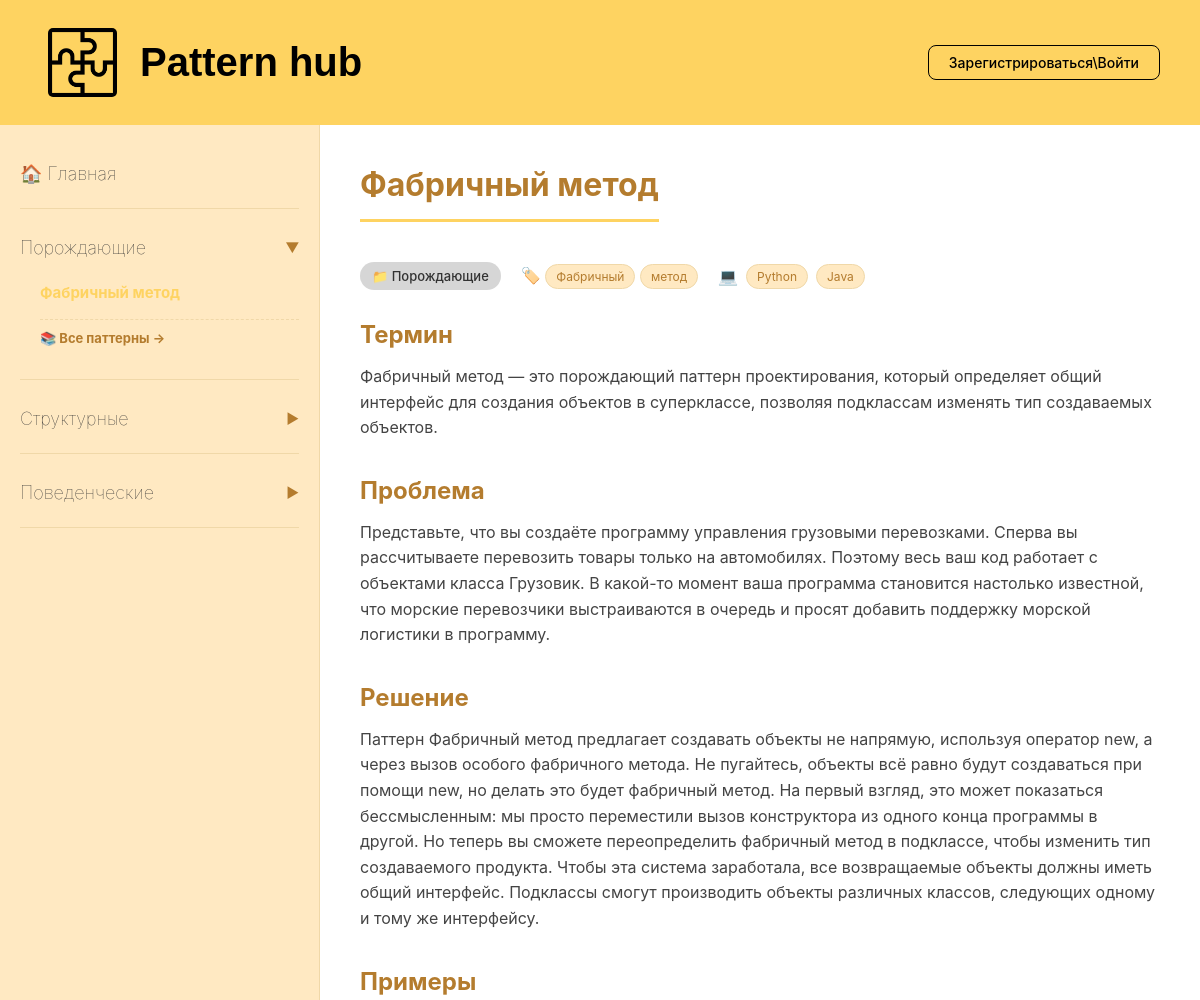
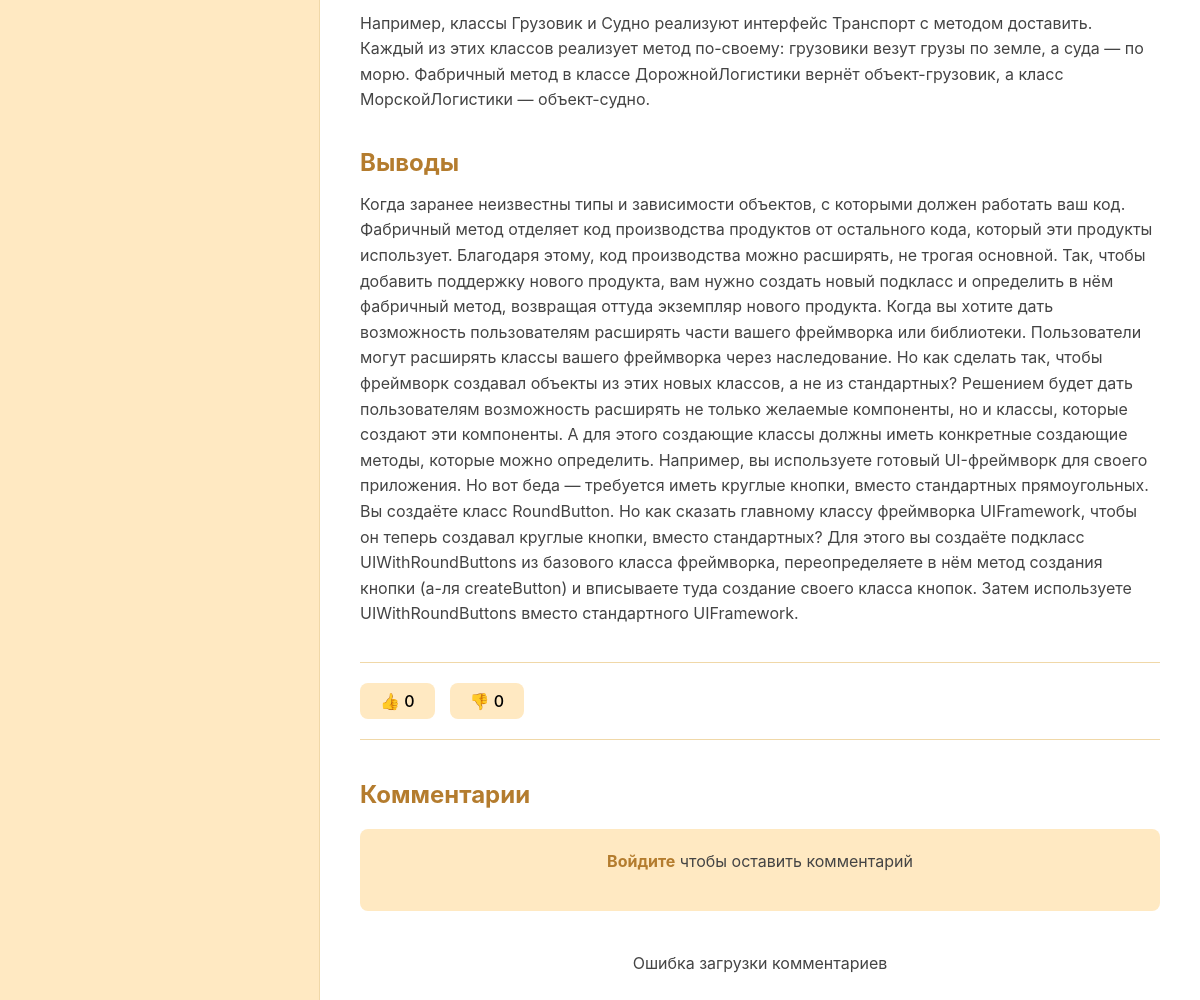
Screenshot of /pattern/4/ with the database file from the repository (2 pictures, top to bottom).
### main/models.py (models this page shows)
class Categories(models.Model):
    id = models.AutoField(primary_key=True)
    title = models.CharField(max_length=45, blank=True, null=True, unique=True)
    class Meta:
        db_table = 'categories'

class Patterns(models.Model):
    id = models.AutoField(primary_key=True)
    title = models.CharField(max_length=45)
    categories = models.ForeignKey(Categories, on_delete=models.DO_NOTHING, db_column='categories_id')
    term = models.TextField()
    problem = models.TextField()
    solution = models.TextField()
    examples = models.TextField()
    consclusions = models.TextField()
    tags = models.ManyToManyField(Tags, blank=True)
    stacks = models.ManyToManyField(Stacks, blank=True)
    class Meta:
        db_table = 'patterns'
        unique_together = (('id', 'categories'),)

class Tags(models.Model):
    id = models.AutoField(primary_key=True)
    name = models.CharField(max_length=45, blank=True, null=True)
    class Meta:
        db_table = 'tags'

class Stacks(models.Model):
    id = models.AutoField(primary_key=True)
    name = models.CharField(max_length=45, blank=True, null=True)
    class Meta:
        db_table = 'stacks'

class Ratings(models.Model):
    id = models.AutoField(primary_key=True)
    patterns = models.ForeignKey(Patterns, on_delete=models.DO_NOTHING, db_column='patterns_id')
    likes = models.IntegerField(blank=True, null=True)
    dislikes = models.IntegerField(blank=True, null=True)
    class Meta:
        db_table = 'ratings'
        unique_together = (('id', 'patterns'),)

### main/views.py (the view)
# urls.py: path('pattern/<int:id>/', views.pattern_detail, name='pattern_detail'),
def pattern_detail(request, id):
    categories = Categories.objects.all()
    patterns = Patterns.objects.all()
    pattern = get_object_or_404(Patterns, id=id)
    raitng = Ratings.objects.get(patterns=pattern)
    data = {
            "pattern": pattern,
            "raitng": raitng,
            "categories": categories,
            "patterns":patterns
        }
    return render(request, 'test/main/forms/pattern_detail.html', data)

### templates/test/main/forms/pattern_detail.html (shortened to what this page needs)
{% extends "test/main/index.html" %}
{% load static %}
{% block content %}
<div class="article-header">
    <h1>{{ pattern.title }}</h1>
    <div class="pattern-meta">
        {% if pattern.categories %}
        <span class="meta-category">
            📁 {{ pattern.categories.title }}
        </span>
        {% endif %}
        {% if pattern.tags.all %}
        <div class="meta-tags">
            🏷️
            {% for tag in pattern.tags.all %}
            <span class="tag">{{ tag.name }}</span>
            {% endfor %}
        </div>
        {% endif %}
        {% if pattern.stacks.all %}
        <div class="meta-stacks">
            💻
            {% for stack in pattern.stacks.all %}
            <span class="stack">{{ stack.name }}</span>
            {% endfor %}
        </div>
        {% endif %}
    </div>
</div>
<div class="article-content">
    <section>
        <h2>Термин</h2>
        <p>{{ pattern.term }}</p>
    </section>
    <section>
        <h2>Проблема</h2>
        <p>{{ pattern.problem }}</p>
    </section>
    <section>
        <h2>Решение</h2>
        <p>{{ pattern.solution }}</p>
    </section>
    <section>
        <h2>Примеры</h2>
        <p>{{ pattern.examples }}</p>
    </section>
    <section>
        <h2>Выводы</h2>
        <p>{{ pattern.consclusions }}</p>
    </section>
    <div class="rating-section">
        <button class="like-btn" data-pattern-id="{{ pattern.id }}">
            👍 <span class="likes-count">{{ raitng.likes|default:0 }}</span>
        </button>
        <button class="dislike-btn" data-pattern-id="{{ pattern.id }}">
            👎 <span class="dislikes-count">{{ raitng.dislikes|default:0 }}</span>
        </button>
    </div>
    <div class="comments-section">
        <h3>Комментарии</h3>
        {% if user.is_authenticated %}
        <div class="comment-form-container">
            <h4>Добавить комментарий</h4>
            <form id="comment-form" data-pattern-id="{{ pattern.id }}">
                {% csrf_token %}
                <textarea name="comment" placeholder="Напишите комментарий..." required></textarea>
                <button type="submit" class="btn-submit">Отправить</button>
            </form>
        </div>
        {% else %}
        <div class="login-to-comment">
            <p><a href="{% url 'login' %}">Войдите</a> чтобы оставить комментарий</p>
        </div>
        {% endif %}
        <div id="comments-list" class="comments-list">
        </div>
    </div>
</div>
{% endblock %}

### templates/test/main/index.html (shortened to what this page needs)
{% load static %}
<!DOCTYPE html>
<html lang="ru">
<head>
    <link rel="stylesheet" href="{% static 'main/style.css' %}">
</head>
<body>
    <div class="wrapper">
        <header class="header">
            <div class="header-content">
                <div class="logo-area">
                    <img src="{% static 'images/logo.png' %}" alt="Logo" class="logo" onerror="this.style.display='none'">
                    <h1 class="Logo-title">Pattern hub</h1>
                </div>
                <div class="auth-buttons">
                    {% if user.is_authenticated %}
                        <div class="user-info">
                            <span onclick="window.location = '/profile';" class="username">{{ user.username }}</span>
                        </div>
                    {% else %}
                        <a href="{% url 'login_' %}" class="auth-btn register">Зарегистрироваться\Войти</a>
                    {% endif %}
                </div>
            </div>
        </header>
        <div class="main-content">
            <aside class="sidebar">
                <nav class="sidebar-nav">
                    <div class="nav-item">
                        <a href="{% url 'index' %}" class="nav-header no-arrow">
                            <span class="nav-title">🏠 Главная</span>
                        </a>
                    </div>
                    {% for category in categories %}
                    <div class="nav-item" data-category-id="{{ category.id }}">
                        <div class="nav-header" onclick="toggleSubmenu(this)">
                            <span class="nav-title">{{ category.title }}</span>
                            <span class="arrow">▶</span>
                        </div>
                        <ul class="sub-nav">
                            {% for pattern in patterns %}
                                {% if pattern.categories.id == category.id %}
                                    <li><a href="{% url 'pattern_detail' pattern.id %}">{{ pattern.title }}</a></li>
                                {% endif %}
                            {% endfor %}
                            <li class="view-all">
                                <a href="{% url 'catalog' category.title %}" class="view-all-link">📚 Все паттерны →</a>
                            </li>
                        </ul>
                    </div>
                    {% endfor %}
                </nav>
            </aside>
            <main class="content">
                {% block content %}
                {% endblock %}
            </main>
        </div>
    </div>
</body>
</html>

### main/static/main/style.css (style rules this page uses)
* { margin: 0; padding: 0; box-sizing: border-box; font-family: -apple-system, BlinkMacSystemFont, 'Segoe UI', Roboto, Arial, sans-serif; }
body { min-height: 100vh; background: white; }
.wrapper { min-height: 100vh; display: flex; flex-direction: column; }
.header { background: #FED361; padding: 20px 40px; box-shadow: 0 2px 10px rgba(0, 0, 0, 0.05); }
.header-content { display: flex; justify-content: space-between; align-items: center; width: 100%; }
.logo-area { display: flex; align-items: center; gap: 15px; }
.logo { width: 85px; height: 85px; object-fit: contain; border-radius: 13px; padding: 8px; }
.Logo-title { color: #000; font-size: 40px; font-family: Arial, Helvetica, sans-serif; }
.header { color: white; font-size: 24px; font-weight: 600; margin: 0; }
.auth-buttons { display: flex; gap: 12px; }
.auth-btn { padding: 8px 20px; border-radius: 8px; font-size: 14px; font-weight: 500; text-decoration: none; transition: all 0.3s ease; cursor: pointer; }
.auth-btn.register { background: transparent; color: #000; border: 1px solid rgb(0, 0, 0); }
.main-content { display: flex; flex: 1; }
.sidebar { width: 320px; background: #FFE9C2; padding: 30px 20px; border-right: 1px solid #f0d8a8; }
.sidebar-nav { display: flex; flex-direction: column; gap: 20px; }
.nav-item { border-bottom: 1px solid #f0d8a8; padding-bottom: 16px; }
.nav-header { display: flex; justify-content: space-between; align-items: center; cursor: pointer; padding: 8px 0; transition: all 0.3s ease; }
.nav-title { font-size: 18px; font-weight: 70; color: #333; transition: color 0.3s ease; }
.arrow { font-size: 14px; color: #B47C2E; transition: transform 0.3s ease; }
.sub-nav { list-style: none; padding-left: 20px; margin-top: 12px; display: none; }
.sub-nav li { margin-bottom: 12px; }
.sub-nav li a { text-decoration: none; color: #555; font-size: 15px; font-weight: 500; transition: all 0.3s ease; display: block; padding: 5px 0; }
.nav-header.no-arrow { cursor: pointer; justify-content: flex-start; gap: 10px; text-decoration: none; }
.nav-header.no-arrow .nav-title { color: #333; }
.content { flex: 1; padding: 40px; background: white; }
.article-header h1 { font-size: 36px; color: #333; margin-bottom: 32px; padding-bottom: 16px; border-bottom: 3px solid #FED361; display: inline-block; }
.article-content section { margin-bottom: 40px; }
.article-content h2 { font-size: 28px; color: #B47C2E; margin-bottom: 16px; }
.article-content p { font-size: 18px; line-height: 1.6; color: #444; margin-bottom: 16px; }

### templates/test/main/forms/pattern_detail.html (style rules this page uses)
.article-header h1 { font-size: 32px; color: #B47C2E; margin-bottom: 20px; padding-bottom: 15px; border-bottom: 3px solid #FED361; display: inline-block; }
.pattern-meta { margin: 20px 0 30px 0; display: flex; flex-wrap: wrap; gap: 20px; align-items: center; }
.meta-category { display: inline-flex; align-items: center; gap: 5px; background: #a8a8a879; padding: 6px 12px; border-radius: 20px; font-size: 13px; font-weight: 500; color: #333; }
.meta-categories .meta-tags, .meta-stacks { display: inline-flex; align-items: center; gap: 8px; flex-wrap: wrap; }
.tag, .stack { display: inline-block; background: #FFE9C2; padding: 4px 10px; border-radius: 15px; font-size: 12px; color: #B47C2E; border: 1px solid #f0d8a8; }
.article-content section { margin-bottom: 35px; }
.article-content h2 { font-size: 24px; color: #B47C2E; margin-bottom: 15px; }
.article-content p { font-size: 16px; line-height: 1.6; color: #444; }
.rating-section { display: flex; gap: 15px; margin: 30px 0; padding: 20px 0; border-top: 1px solid #f0d8a8; border-bottom: 1px solid #f0d8a8; }
.like-btn, .dislike-btn { padding: 8px 20px; border: none; border-radius: 8px; cursor: pointer; font-size: 16px; font-weight: 500; transition: all 0.2s ease; background: #FFE9C2; }
.comments-section { margin-top: 40px; }
.comments-section h3 { font-size: 24px; color: #B47C2E; margin-bottom: 20px; }
.comments-list { margin-bottom: 30px; }
.login-to-comment { text-align: center; padding: 20px; background: #FFE9C2; border-radius: 8px; margin-bottom: 20px; }
.login-to-comment a { color: #B47C2E; text-decoration: none; font-weight: bold; }

### templates/test/main/index.html (style rules this page uses)
.sidebar { display: flex; flex-direction: column; justify-content: space-between; }
.sidebar-nav { flex: 1; }
.view-all { margin-top: 8px; padding-top: 5px; border-top: 1px dashed #f0d8a8; }
.view-all-link { color: #B47C2E !important; font-weight: bold !important; font-size: 13px !important; }

### rows the page displays
Categories: title "Порождающие"
Patterns: title "Фабричный метод", categories "Порождающие", term "Фабричный метод — это порождающий паттерн проектирования, который определяет общий интерфейс для создания объектов в суперклассе, позволяя подклассам изменять тип создаваемых объектов.", problem "Представьте, что вы создаёте программу управления грузовыми перевозками. Сперва вы рассчитываете перевозить товары только на автомобилях. Поэтому весь ваш код работает с объектами класса Грузовик. В какой-то момент ваша программа становится настолько известной, что морские перевозчики выстраиваются в очередь и просят добавить поддержку морской логистики в программу.", solution "Паттерн Фабричный метод предлагает создавать объекты не напрямую, используя оператор new, а через вызов особого фабричного метода. Не пугайтесь, объекты всё равно будут создаваться при помощи new, но делать это будет фабричный метод. На первый взгляд, это может показаться бессмысленным: мы просто переместили вызов конструктора из одного конца программы в другой. Но теперь вы сможете переопределить фабричный метод в подклассе, чтобы изменить тип создаваемого продукта. Чтобы эта система заработала, все возвращаемые объекты должны иметь общий интерфейс. Подклассы смогут производить объекты различных классов, следующих одному и тому же интерфейсу.", examples "Например, классы Грузовик и Судно реализуют интерфейс Транспорт с методом доставить. Каждый из этих классов реализует метод по-своему: грузовики везут грузы по земле, а суда — по морю. Фабричный метод в классе ДорожнойЛогистики вернёт объект-грузовик, а класс МорскойЛогистики — объект-судно.", consclusions "Когда заранее неизвестны типы и зависимости объектов, с которыми должен работать ваш код. Фабричный метод отделяет код производства продуктов от остального кода, который эти продукты использует. Благодаря этому, код производства можно расширять, не трогая основной. Так, чтобы добавить поддержку нового продукта, вам нужно создать новый подкласс и определить в нём фабричный метод, возвращая оттуда экземпляр нового продукта. Когда вы хотите дать возможность пользователям расширять части вашего фреймворка или библиотеки. Пользователи могут расширять классы вашего фреймворка через наследование. Но как сделать так, чтобы фреймворк создавал объекты из этих новых классов, а не из стандартных?…"
Categories: title "Структурные"
Categories: title "Поведенческие"
Tags: name "Фабричный"
Tags: name "метод"
Stacks: name "Python"
Stacks: name "Java"
Ratings: likes "0", dislikes "0"
